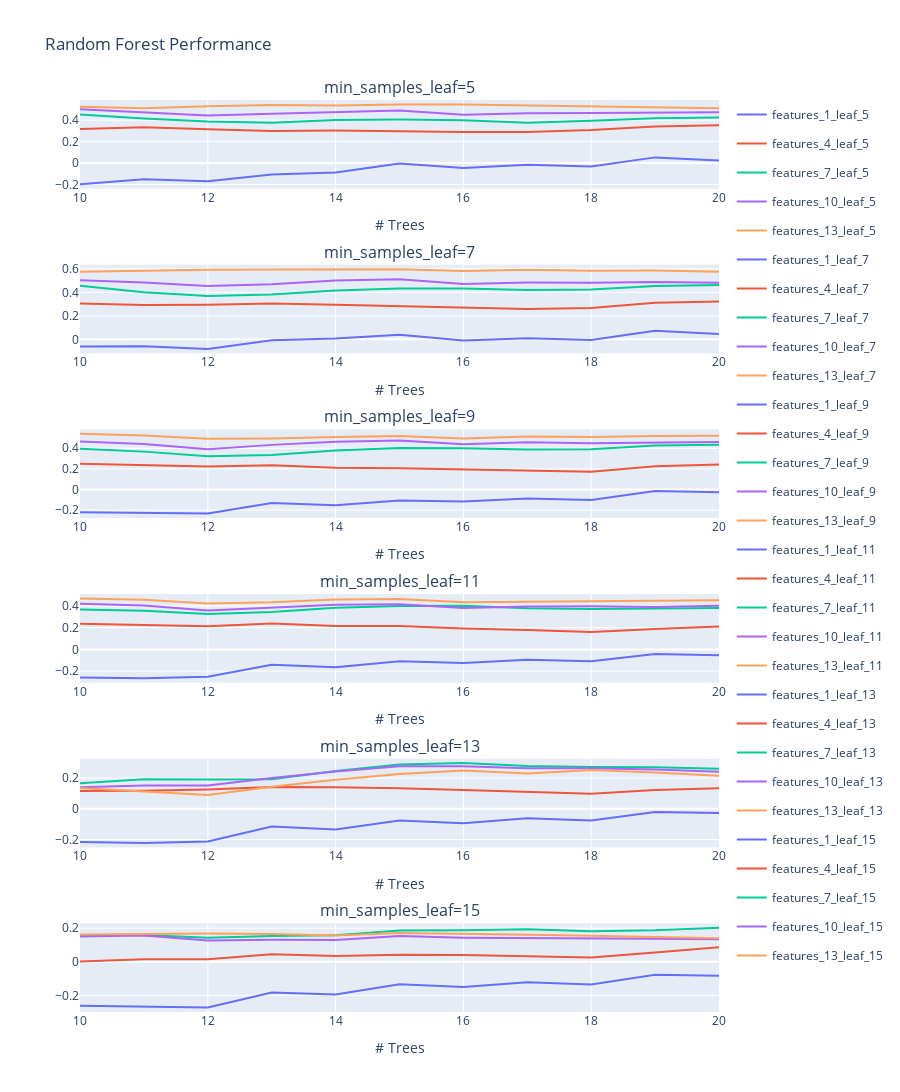

Here is the notebook cell this chart was saved with:
### Markdown cell above
### Random Forest

### Code cell
#################################
# Step 3: Grid Search
################################# 

(pipe_random_forest, params, dim) = user_input_random_forest(predictors,
                                                        stonks.granularity,
                                                       verbose=True)

n_features = dim[0]
n_leaf = dim[1]
n_estimators = dim[2]


with warnings.catch_warnings():
    warnings.simplefilter("ignore")
    search = GridSearchCV(pipe_random_forest, params, cv=CROSS_FOLDS, n_jobs=-1)
    search.fit(X_train, Y_train)



#################################
# Step 4: Plot Grid Performance
#################################
scores_mean = search.cv_results_['mean_test_score'].reshape(len(n_features), 
                                                            len(n_leaf),
                                                           len(n_estimators))
# create pandas.DataFrame to pr
random_forest_performance = pd.DataFrame({
    "Trees" : n_estimators
})


titles=[f'min_samples_leaf={leaf}' for leaf in n_leaf]
subs= make_subplots(rows=len(n_leaf),
                    cols=1, 
                    subplot_titles=titles
                   )

with warnings.catch_warnings():
    warnings.simplefilter("ignore")
    for idx_1, val_1 in enumerate(n_leaf):
        for idx_2, val_2 in enumerate(n_features):
            feature_str = "features_" + str(val_2)  + "_leaf_" + str(val_1)
            random_forest_performance[feature_str] = scores_mean[idx_2,idx_1,:]

        figure_traces = []
        fig = px.line(random_forest_performance, x="Trees",
                      y=[col for col in random_forest_performance.columns if f'leaf_{val_1}' in col],
                     title=f"Random Forest Performance (leaf={val_1})").update_layout(yaxis_title="R^2 value")
        for trace in range(len(fig["data"])):
            figure_traces.append(fig["data"][trace])
        for traces in figure_traces:
            subs.append_trace(traces, row=(idx_1 + 1), col=1)

        subs.update_xaxes(title_text="# Trees", row=(idx_1 + 1), col=1)


    subs.update_layout(height=(220 * len(n_leaf)), title_text="Random Forest Performance")
    subs.show()        
        
    
print(f"\nThe best performing Random Forest had {search.best_params_['classifier__n_estimators']} trees;" +
     "\nin each tree, a split point is only considered if it leaves " +
      f"{search.best_params_['classifier__min_samples_leaf']} samples in each of the left & right branches." +
     f"\nEach decision tree only considered {search.best_params_['classifier__max_features']}" +
     " predictors when looking for the best split.\nThis gave a mean R^2 score of " +
     f"{search.best_score_} across the {CROSS_FOLDS} folds of the training data.\n")    
    

print("\n\n")
print('Training set score: ' + str(search.score(X_train, Y_train)))
print('Test set score: ' + str(search.score(X_test, Y_test)))

### Figure 1 — Plotly figure (JSON) as saved in the notebook; plotly's stock layout.template omitted (floating-point values rounded to 4 significant figures)
{"data": [{"hovertemplate": "variable=features_1_leaf_5<br>Trees=%{x}<br>value=%{y}<extra></extra>", "legendgroup": "features_1_leaf_5", "line": {"color": "#636efa", "dash": "solid"}, "marker": {"symbol": "circle"}, "mode": "lines", "name": "features_1_leaf_5", "orientation": "v", "showlegend": true, "type": "scatter", "x": [10, 11, 12, 13, 14, 15, 16, 17, 18, 19, 20], "xaxis": "x", "y": [-0.1968, -0.1512, -0.168, -0.1072, -0.08761, -0.004033, -0.04524, -0.01491, -0.03157, 0.05315, 0.02487], "yaxis": "y"}, {"hovertemplate": "variable=features_4_leaf_5<br>Trees=%{x}<br>value=%{y}<extra></extra>", "legendgroup": "features_4_leaf_5", "line": {"color": "#EF553B", "dash": "solid"}, "marker": {"symbol": "circle"}, "mode": "lines", "name": "features_4_leaf_5", "orientation": "v", "showlegend": true, "type": "scatter", "x": [10, 11, 12, 13, 14, 15, 16, 17, 18, 19, 20], "xaxis": "x", "y": [0.3181, 0.3328, 0.3144, 0.2982, 0.3029, 0.2935, 0.2899, 0.2898, 0.3069, 0.3412, 0.3528], "yaxis": "y"}, {"hovertemplate": "variable=features_7_leaf_5<br>Trees=%{x}<br>value=%{y}<extra></extra>", "legendgroup": "features_7_leaf_5", "line": {"color": "#00cc96", "dash": "solid"}, "marker": {"symbol": "circle"}, "mode": "lines", "name": "features_7_leaf_5", "orientation": "v", "showlegend": true, "type": "scatter", "x": [10, 11, 12, 13, 14, 15, 16, 17, 18, 19, 20], "xaxis": "x", "y": [0.4525, 0.4148, 0.3865, 0.3764, 0.4003, 0.4051, 0.398, 0.3752, 0.3945, 0.4175, 0.4237], "yaxis": "y"}, {"hovertemplate": "variable=features_10_leaf_5<br>Trees=%{x}<br>value=%{y}<extra></extra>", "legendgroup": "features_10_leaf_5", "line": {"color": "#ab63fa", "dash": "solid"}, "marker": {"symbol": "circle"}, "mode": "lines", "name": "features_10_leaf_5", "orientation": "v", "showlegend": true, "type": "scatter", "x": [10, 11, 12, 13, 14, 15, 16, 17, 18, 19, 20], "xaxis": "x", "y": [0.5, 0.4705, 0.443, 0.4588, 0.476, 0.4883, 0.4488, 0.4637, 0.4659, 0.4727, 0.4738], "yaxis": "y"}, {"hovertemplate": "variable=features_13_leaf_5<br>Trees=%{x}<br>value=%{y}<extra></extra>", "legendgroup": "features_13_leaf_5", "line": {"color": "#FFA15A", "dash": "solid"}, "marker": {"symbol": "circle"}, "mode": "lines", "name": "features_13_leaf_5", "orientation": "v", "showlegend": true, "type": "scatter", "x": [10, 11, 12, 13, 14, 15, 16, 17, 18, 19, 20], "xaxis": "x", "y": [0.5234, 0.5096, 0.5287, 0.5397, 0.5358, 0.5459, 0.5457, 0.5363, 0.5279, 0.5221, 0.5106], "yaxis": "y"}, {"hovertemplate": "variable=features_1_leaf_7<br>Trees=%{x}<br>value=%{y}<extra></extra>", "legendgroup": "features_1_leaf_7", "line": {"color": "#636efa", "dash": "solid"}, "marker": {"symbol": "circle"}, "mode": "lines", "name": "features_1_leaf_7", "orientation": "v", "showlegend": true, "type": "scatter", "x": [10, 11, 12, 13, 14, 15, 16, 17, 18, 19, 20], "xaxis": "x2", "y": [-0.06004, -0.0594, -0.08109, -0.006802, 0.007203, 0.04017, -0.009698, 0.01038, -0.005563, 0.07328, 0.04561], "yaxis": "y2"}, {"hovertemplate": "variable=features_4_leaf_7<br>Trees=%{x}<br>value=%{y}<extra></extra>", "legendgroup": "features_4_leaf_7", "line": {"color": "#EF553B", "dash": "solid"}, "marker": {"symbol": "circle"}, "mode": "lines", "name": "features_4_leaf_7", "orientation": "v", "showlegend": true, "type": "scatter", "x": [10, 11, 12, 13, 14, 15, 16, 17, 18, 19, 20], "xaxis": "x2", "y": [0.3047, 0.2913, 0.2935, 0.3053, 0.2944, 0.2801, 0.2695, 0.2577, 0.267, 0.3113, 0.322], "yaxis": "y2"}, {"hovertemplate": "variable=features_7_leaf_7<br>Trees=%{x}<br>value=%{y}<extra></extra>", "legendgroup": "features_7_leaf_7", "line": {"color": "#00cc96", "dash": "solid"}, "marker": {"symbol": "circle"}, "mode": "lines", "name": "features_7_leaf_7", "orientation": "v", "showlegend": true, "type": "scatter", "x": [10, 11, 12, 13, 14, 15, 16, 17, 18, 19, 20], "xaxis": "x2", "y": [0.4561, 0.4002, 0.3685, 0.3809, 0.4162, 0.4332, 0.4331, 0.4205, 0.4245, 0.4548, 0.4613], "yaxis": "y2"}, {"hovertemplate": "variable=features_10_leaf_7<br>Trees=%{x}<br>value=%{y}<extra></extra>", "legendgroup": "features_10_leaf_7", "line": {"color": "#ab63fa", "dash": "solid"}, "marker": {"symbol": "circle"}, "mode": "lines", "name": "features_10_leaf_7", "orientation": "v", "showlegend": true, "type": "scatter", "x": [10, 11, 12, 13, 14, 15, 16, 17, 18, 19, 20], "xaxis": "x2", "y": [0.5036, 0.484, 0.4548, 0.4676, 0.5007, 0.511, 0.4716, 0.4824, 0.4822, 0.488, 0.4813], "yaxis": "y2"}, {"hovertemplate": "variable=features_13_leaf_7<br>Trees=%{x}<br>value=%{y}<extra></extra>", "legendgroup": "features_13_leaf_7", "line": {"color": "#FFA15A", "dash": "solid"}, "marker": {"symbol": "circle"}, "mode": "lines", "name": "features_13_leaf_7", "orientation": "v", "showlegend": true, "type": "scatter", "x": [10, 11, 12, 13, 14, 15, 16, 17, 18, 19, 20], "xaxis": "x2", "y": [0.5746, 0.5829, 0.592, 0.5935, 0.5974, 0.5968, 0.5805, 0.5922, 0.5844, 0.5849, 0.5747], "yaxis": "y2"}, {"hovertemplate": "variable=features_1_leaf_9<br>Trees=%{x}<br>value=%{y}<extra></extra>", "legendgroup": "features_1_leaf_9", "line": {"color": "#636efa", "dash": "solid"}, "marker": {"symbol": "circle"}, "mode": "lines", "name": "features_1_leaf_9", "orientation": "v", "showlegend": true, "type": "scatter", "x": [10, 11, 12, 13, 14, 15, 16, 17, 18, 19, 20], "xaxis": "x3", "y": [-0.2222, -0.2285, -0.2341, -0.1325, -0.1544, -0.1072, -0.1175, -0.08866, -0.1026, -0.01463, -0.02609], "yaxis": "y3"}, {"hovertemplate": "variable=features_4_leaf_9<br>Trees=%{x}<br>value=%{y}<extra></extra>", "legendgroup": "features_4_leaf_9", "line": {"color": "#EF553B", "dash": "solid"}, "marker": {"symbol": "circle"}, "mode": "lines", "name": "features_4_leaf_9", "orientation": "v", "showlegend": true, "type": "scatter", "x": [10, 11, 12, 13, 14, 15, 16, 17, 18, 19, 20], "xaxis": "x3", "y": [0.2503, 0.237, 0.2235, 0.2343, 0.211, 0.2063, 0.1958, 0.1806, 0.1712, 0.2247, 0.2419], "yaxis": "y3"}, {"hovertemplate": "variable=features_7_leaf_9<br>Trees=%{x}<br>value=%{y}<extra></extra>", "legendgroup": "features_7_leaf_9", "line": {"color": "#00cc96", "dash": "solid"}, "marker": {"symbol": "circle"}, "mode": "lines", "name": "features_7_leaf_9", "orientation": "v", "showlegend": true, "type": "scatter", "x": [10, 11, 12, 13, 14, 15, 16, 17, 18, 19, 20], "xaxis": "x3", "y": [0.3966, 0.3676, 0.3227, 0.3342, 0.3785, 0.4024, 0.4009, 0.3878, 0.3907, 0.4263, 0.4332], "yaxis": "y3"}, {"hovertemplate": "variable=features_10_leaf_9<br>Trees=%{x}<br>value=%{y}<extra></extra>", "legendgroup": "features_10_leaf_9", "line": {"color": "#ab63fa", "dash": "solid"}, "marker": {"symbol": "circle"}, "mode": "lines", "name": "features_10_leaf_9", "orientation": "v", "showlegend": true, "type": "scatter", "x": [10, 11, 12, 13, 14, 15, 16, 17, 18, 19, 20], "xaxis": "x3", "y": [0.467, 0.4428, 0.3911, 0.4332, 0.4643, 0.4767, 0.4382, 0.4598, 0.4496, 0.4583, 0.46], "yaxis": "y3"}, {"hovertemplate": "variable=features_13_leaf_9<br>Trees=%{x}<br>value=%{y}<extra></extra>", "legendgroup": "features_13_leaf_9", "line": {"color": "#FFA15A", "dash": "solid"}, "marker": {"symbol": "circle"}, "mode": "lines", "name": "features_13_leaf_9", "orientation": "v", "showlegend": true, "type": "scatter", "x": [10, 11, 12, 13, 14, 15, 16, 17, 18, 19, 20], "xaxis": "x3", "y": [0.541, 0.5235, 0.4919, 0.4942, 0.5085, 0.5205, 0.4948, 0.5137, 0.5092, 0.5204, 0.5216], "yaxis": "y3"}, {"hovertemplate": "variable=features_1_leaf_11<br>Trees=%{x}<br>value=%{y}<extra></extra>", "legendgroup": "features_1_leaf_11", "line": {"color": "#636efa", "dash": "solid"}, "marker": {"symbol": "circle"}, "mode": "lines", "name": "features_1_leaf_11", "orientation": "v", "showlegend": true, "type": "scatter", "x": [10, 11, 12, 13, 14, 15, 16, 17, 18, 19, 20], "xaxis": "x4", "y": [-0.2576, -0.2655, -0.2519, -0.1411, -0.1653, -0.1096, -0.1242, -0.09479, -0.1089, -0.04274, -0.05466], "yaxis": "y4"}, {"hovertemplate": "variable=features_4_leaf_11<br>Trees=%{x}<br>value=%{y}<extra></extra>", "legendgroup": "features_4_leaf_11", "line": {"color": "#EF553B", "dash": "solid"}, "marker": {"symbol": "circle"}, "mode": "lines", "name": "features_4_leaf_11", "orientation": "v", "showlegend": true, "type": "scatter", "x": [10, 11, 12, 13, 14, 15, 16, 17, 18, 19, 20], "xaxis": "x4", "y": [0.2365, 0.2224, 0.2137, 0.2388, 0.2152, 0.2154, 0.1928, 0.1786, 0.1607, 0.1883, 0.2106], "yaxis": "y4"}, {"hovertemplate": "variable=features_7_leaf_11<br>Trees=%{x}<br>value=%{y}<extra></extra>", "legendgroup": "features_7_leaf_11", "line": {"color": "#00cc96", "dash": "solid"}, "marker": {"symbol": "circle"}, "mode": "lines", "name": "features_7_leaf_11", "orientation": "v", "showlegend": true, "type": "scatter", "x": [10, 11, 12, 13, 14, 15, 16, 17, 18, 19, 20], "xaxis": "x4", "y": [0.368, 0.3552, 0.3248, 0.3432, 0.3832, 0.3992, 0.4028, 0.379, 0.3721, 0.3797, 0.3819], "yaxis": "y4"}, {"hovertemplate": "variable=features_10_leaf_11<br>Trees=%{x}<br>value=%{y}<extra></extra>", "legendgroup": "features_10_leaf_11", "line": {"color": "#ab63fa", "dash": "solid"}, "marker": {"symbol": "circle"}, "mode": "lines", "name": "features_10_leaf_11", "orientation": "v", "showlegend": true, "type": "scatter", "x": [10, 11, 12, 13, 14, 15, 16, 17, 18, 19, 20], "xaxis": "x4", "y": [0.4211, 0.4044, 0.3583, 0.3841, 0.4116, 0.4155, 0.3807, 0.395, 0.397, 0.3907, 0.4012], "yaxis": "y4"}, {"hovertemplate": "variable=features_13_leaf_11<br>Trees=%{x}<br>value=%{y}<extra></extra>", "legendgroup": "features_13_leaf_11", "line": {"color": "#FFA15A", "dash": "solid"}, "marker": {"symbol": "circle"}, "mode": "lines", "name": "features_13_leaf_11", "orientation": "v", "showlegend": true, "type": "scatter", "x": [10, 11, 12, 13, 14, 15, 16, 17, 18, 19, 20], "xaxis": "x4", "y": [0.4691, 0.4559, 0.4225, 0.4334, 0.4584, 0.4637, 0.4342, 0.439, 0.4405, 0.442, 0.4514], "yaxis": "y4"}, {"hovertemplate": "variable=features_1_leaf_13<br>Trees=%{x}<br>value=%{y}<extra></extra>", "legendgroup": "features_1_leaf_13", "line": {"color": "#636efa", "dash": "solid"}, "marker": {"symbol": "circle"}, "mode": "lines", "name": "features_1_leaf_13", "orientation": "v", "showlegend": true, "type": "scatter", "x": [10, 11, 12, 13, 14, 15, 16, 17, 18, 19, 20], "xaxis": "x5", "y": [-0.2164, -0.2217, -0.2123, -0.1154, -0.1341, -0.07574, -0.09345, -0.06078, -0.07657, -0.02127, -0.02761], "yaxis": "y5"}, {"hovertemplate": "variable=features_4_leaf_13<br>Trees=%{x}<br>value=%{y}<extra></extra>", "legendgroup": "features_4_leaf_13", "line": {"color": "#EF553B", "dash": "solid"}, "marker": {"symbol": "circle"}, "mode": "lines", "name": "features_4_leaf_13", "orientation": "v", "showlegend": true, "type": "scatter", "x": [10, 11, 12, 13, 14, 15, 16, 17, 18, 19, 20], "xaxis": "x5", "y": [0.1162, 0.117, 0.1256, 0.1422, 0.1405, 0.1345, 0.1229, 0.1111, 0.098, 0.1217, 0.1341], "yaxis": "y5"}, {"hovertemplate": "variable=features_7_leaf_13<br>Trees=%{x}<br>value=%{y}<extra></extra>", "legendgroup": "features_7_leaf_13", "line": {"color": "#00cc96", "dash": "solid"}, "marker": {"symbol": "circle"}, "mode": "lines", "name": "features_7_leaf_13", "orientation": "v", "showlegend": true, "type": "scatter", "x": [10, 11, 12, 13, 14, 15, 16, 17, 18, 19, 20], "xaxis": "x5", "y": [0.1658, 0.1916, 0.191, 0.1923, 0.2464, 0.2886, 0.2973, 0.2792, 0.2713, 0.2703, 0.2612], "yaxis": "y5"}, {"hovertemplate": "variable=features_10_leaf_13<br>Trees=%{x}<br>value=%{y}<extra></extra>", "legendgroup": "features_10_leaf_13", "line": {"color": "#ab63fa", "dash": "solid"}, "marker": {"symbol": "circle"}, "mode": "lines", "name": "features_10_leaf_13", "orientation": "v", "showlegend": true, "type": "scatter", "x": [10, 11, 12, 13, 14, 15, 16, 17, 18, 19, 20], "xaxis": "x5", "y": [0.1395, 0.1513, 0.1511, 0.2005, 0.2433, 0.2765, 0.2767, 0.2641, 0.2635, 0.2555, 0.2403], "yaxis": "y5"}, {"hovertemplate": "variable=features_13_leaf_13<br>Trees=%{x}<br>value=%{y}<extra></extra>", "legendgroup": "features_13_leaf_13", "line": {"color": "#FFA15A", "dash": "solid"}, "marker": {"symbol": "circle"}, "mode": "lines", "name": "features_13_leaf_13", "orientation": "v", "showlegend": true, "type": "scatter", "x": [10, 11, 12, 13, 14, 15, 16, 17, 18, 19, 20], "xaxis": "x5", "y": [0.1356, 0.1148, 0.08993, 0.1442, 0.1887, 0.2268, 0.2498, 0.2296, 0.2525, 0.2365, 0.2156], "yaxis": "y5"}, {"hovertemplate": "variable=features_1_leaf_15<br>Trees=%{x}<br>value=%{y}<extra></extra>", "legendgroup": "features_1_leaf_15", "line": {"color": "#636efa", "dash": "solid"}, "marker": {"symbol": "circle"}, "mode": "lines", "name": "features_1_leaf_15", "orientation": "v", "showlegend": true, "type": "scatter", "x": [10, 11, 12, 13, 14, 15, 16, 17, 18, 19, 20], "xaxis": "x6", "y": [-0.2614, -0.2674, -0.2729, -0.1831, -0.1944, -0.1336, -0.1496, -0.1217, -0.135, -0.07694, -0.08288], "yaxis": "y6"}, {"hovertemplate": "variable=features_4_leaf_15<br>Trees=%{x}<br>value=%{y}<extra></extra>", "legendgroup": "features_4_leaf_15", "line": {"color": "#EF553B", "dash": "solid"}, "marker": {"symbol": "circle"}, "mode": "lines", "name": "features_4_leaf_15", "orientation": "v", "showlegend": true, "type": "scatter", "x": [10, 11, 12, 13, 14, 15, 16, 17, 18, 19, 20], "xaxis": "x6", "y": [0.001276, 0.01563, 0.01574, 0.04536, 0.03436, 0.04213, 0.04035, 0.03315, 0.02486, 0.05583, 0.08673], "yaxis": "y6"}, {"hovertemplate": "variable=features_7_leaf_15<br>Trees=%{x}<br>value=%{y}<extra></extra>", "legendgroup": "features_7_leaf_15", "line": {"color": "#00cc96", "dash": "solid"}, "marker": {"symbol": "circle"}, "mode": "lines", "name": "features_7_leaf_15", "orientation": "v", "showlegend": true, "type": "scatter", "x": [10, 11, 12, 13, 14, 15, 16, 17, 18, 19, 20], "xaxis": "x6", "y": [0.1601, 0.16, 0.1426, 0.153, 0.1583, 0.1867, 0.1879, 0.1935, 0.1822, 0.1875, 0.2027], "yaxis": "y6"}, {"hovertemplate": "variable=features_10_leaf_15<br>Trees=%{x}<br>value=%{y}<extra></extra>", "legendgroup": "features_10_leaf_15", "line": {"color": "#ab63fa", "dash": "solid"}, "marker": {"symbol": "circle"}, "mode": "lines", "name": "features_10_leaf_15", "orientation": "v", "showlegend": true, "type": "scatter", "x": [10, 11, 12, 13, 14, 15, 16, 17, 18, 19, 20], "xaxis": "x6", "y": [0.1511, 0.1572, 0.1269, 0.1315, 0.13, 0.1532, 0.1437, 0.1429, 0.141, 0.1373, 0.1346], "yaxis": "y6"}, {"hovertemplate": "variable=features_13_leaf_15<br>Trees=%{x}<br>value=%{y}<extra></extra>", "legendgroup": "features_13_leaf_15", "line": {"color": "#FFA15A", "dash": "solid"}, "marker": {"symbol": "circle"}, "mode": "lines", "name": "features_13_leaf_15", "orientation": "v", "showlegend": true, "type": "scatter", "x": [10, 11, 12, 13, 14, 15, 16, 17, 18, 19, 20], "xaxis": "x6", "y": [0.1622, 0.1665, 0.1682, 0.1648, 0.1567, 0.172, 0.1645, 0.1605, 0.1551, 0.1458, 0.1405], "yaxis": "y6"}], "layout": {"annotations": [{"font": {"size": 16}, "showarrow": false, "text": "min_samples_leaf=5", "x": 0.5, "xanchor": "center", "xref": "paper", "y": 1.0, "yanchor": "bottom", "yref": "paper"}, {"font": {"size": 16}, "showarrow": false, "text": "min_samples_leaf=7", "x": 0.5, "xanchor": "center", "xref": "paper", "y": 0.8194, "yanchor": "bottom", "yref": "paper"}, {"font": {"size": 16}, "showarrow": false, "text": "min_samples_leaf=9", "x": 0.5, "xanchor": "center", "xref": "paper", "y": 0.6389, "yanchor": "bottom", "yref": "paper"}, {"font": {"size": 16}, "showarrow": false, "text": "min_samples_leaf=11", "x": 0.5, "xanchor": "center", "xref": "paper", "y": 0.4583, "yanchor": "bottom", "yref": "paper"}, {"font": {"size": 16}, "showarrow": false, "text": "min_samples_leaf=13", "x": 0.5, "xanchor": "center", "xref": "paper", "y": 0.2778, "yanchor": "bottom", "yref": "paper"}, {"font": {"size": 16}, "showarrow": false, "text": "min_samples_leaf=15", "x": 0.5, "xanchor": "center", "xref": "paper", "y": 0.09722, "yanchor": "bottom", "yref": "paper"}], "height": 1320, "title": {"text": "Random Forest Performance"}, "xaxis": {"anchor": "y", "domain": [0, 1], "title": {"text": "# Trees"}}, "xaxis2": {"anchor": "y2", "domain": [0, 1], "title": {"text": "# Trees"}}, "xaxis3": {"anchor": "y3", "domain": [0, 1], "title": {"text": "# Trees"}}, "xaxis4": {"anchor": "y4", "domain": [0, 1], "title": {"text": "# Trees"}}, "xaxis5": {"anchor": "y5", "domain": [0, 1], "title": {"text": "# Trees"}}, "xaxis6": {"anchor": "y6", "domain": [0, 1], "title": {"text": "# Trees"}}, "yaxis": {"anchor": "x", "domain": [0.9028, 1.0]}, "yaxis2": {"anchor": "x2", "domain": [0.7222, 0.8194]}, "yaxis3": {"anchor": "x3", "domain": [0.5417, 0.6389]}, "yaxis4": {"anchor": "x4", "domain": [0.3611, 0.4583]}, "yaxis5": {"anchor": "x5", "domain": [0.1806, 0.2778]}, "yaxis6": {"anchor": "x6", "domain": [0, 0.09722]}}}
